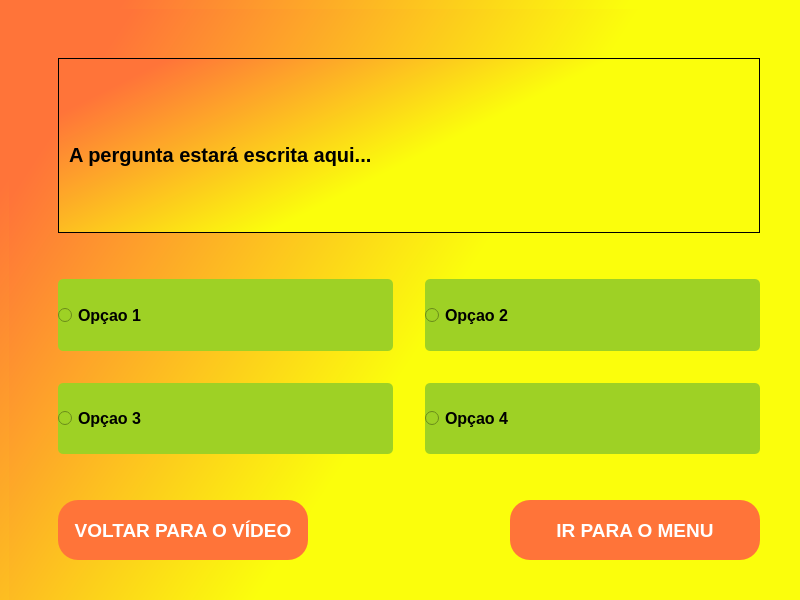
<?xml version="1.0" encoding="UTF-8"?>
<ui version="4.0">
 <class>MainWindow</class>
 <widget class="QMainWindow" name="MainWindow">
  <property name="geometry">
   <rect>
    <x>0</x>
    <y>0</y>
    <width>800</width>
    <height>600</height>
   </rect>
  </property>
  <property name="minimumSize">
   <size>
    <width>800</width>
    <height>600</height>
   </size>
  </property>
  <property name="windowTitle">
   <string>MainWindow</string>
  </property>
  <property name="styleSheet">
   <string notr="true">background: qlineargradient(spread:pad, x1:0.605, y1:0.374591, x2:0.094, y2:0.125, stop:0 rgba(251, 254, 12, 255), stop:1 rgba(255, 116, 57, 255))</string>
  </property>
  <widget class="QWidget" name="centralwidget">
   <layout class="QGridLayout" name="gridLayout">
    <item row="1" column="1">
     <widget class="QStackedWidget" name="stackedWidget">
      <property name="minimumSize">
       <size>
        <width>800</width>
        <height>600</height>
       </size>
      </property>
      <property name="currentIndex">
       <number>3</number>
      </property>
      <widget class="QWidget" name="inicio">
       <layout class="QGridLayout" name="gridLayout_2">
        <item row="3" column="1" alignment="Qt::AlignBottom">
         <widget class="QPushButton" name="pushButton_som">
          <property name="sizePolicy">
           <sizepolicy hsizetype="Minimum" vsizetype="Fixed">
            <horstretch>0</horstretch>
            <verstretch>0</verstretch>
           </sizepolicy>
          </property>
          <property name="minimumSize">
           <size>
            <width>40</width>
            <height>40</height>
           </size>
          </property>
          <property name="maximumSize">
           <size>
            <width>40</width>
            <height>40</height>
           </size>
          </property>
          <property name="cursor">
           <cursorShape>PointingHandCursor</cursorShape>
          </property>
          <property name="layoutDirection">
           <enum>Qt::LeftToRight</enum>
          </property>
          <property name="styleSheet">
           <string notr="true">QPushButton {
	background-color: #FF7439;
	border-radius: 15px;
	border: none;
}

QPushButton:pressed {
	background-color: #c8592d;
}

QPushButton:hover {
	background-color: #c8592d;
}</string>
          </property>
          <property name="text">
           <string/>
          </property>
         </widget>
        </item>
        <item row="2" column="7" alignment="Qt::AlignVCenter">
         <widget class="QLabel" name="label">
          <property name="sizePolicy">
           <sizepolicy hsizetype="Preferred" vsizetype="Preferred">
            <horstretch>0</horstretch>
            <verstretch>0</verstretch>
           </sizepolicy>
          </property>
          <property name="minimumSize">
           <size>
            <width>241</width>
            <height>0</height>
           </size>
          </property>
          <property name="maximumSize">
           <size>
            <width>241</width>
            <height>332</height>
           </size>
          </property>
          <property name="text">
           <string/>
          </property>
          <property name="pixmap">
           <pixmap resource="recursos.qrc">:/imagens/assets/gamellito.png</pixmap>
          </property>
          <property name="scaledContents">
           <bool>true</bool>
          </property>
         </widget>
        </item>
        <item row="2" column="8">
         <spacer name="horizontalSpacer_inicial_2">
          <property name="orientation">
           <enum>Qt::Horizontal</enum>
          </property>
          <property name="sizeType">
           <enum>QSizePolicy::Expanding</enum>
          </property>
          <property name="sizeHint" stdset="0">
           <size>
            <width>40</width>
            <height>20</height>
           </size>
          </property>
         </spacer>
        </item>
        <item row="2" column="3">
         <spacer name="horizontalSpacer_inicial_3">
          <property name="orientation">
           <enum>Qt::Horizontal</enum>
          </property>
          <property name="sizeHint" stdset="0">
           <size>
            <width>40</width>
            <height>20</height>
           </size>
          </property>
         </spacer>
        </item>
        <item row="2" column="2">
         <layout class="QVBoxLayout" name="verticalLayout">
          <property name="spacing">
           <number>60</number>
          </property>
          <item>
           <widget class="QPushButton" name="pushButton_iniciar">
            <property name="sizePolicy">
             <sizepolicy hsizetype="Expanding" vsizetype="MinimumExpanding">
              <horstretch>0</horstretch>
              <verstretch>0</verstretch>
             </sizepolicy>
            </property>
            <property name="minimumSize">
             <size>
              <width>320</width>
              <height>60</height>
             </size>
            </property>
            <property name="maximumSize">
             <size>
              <width>320</width>
              <height>60</height>
             </size>
            </property>
            <property name="font">
             <font>
              <family>Segoe UI</family>
              <pointsize>18</pointsize>
              <weight>75</weight>
              <bold>true</bold>
             </font>
            </property>
            <property name="cursor">
             <cursorShape>PointingHandCursor</cursorShape>
            </property>
            <property name="styleSheet">
             <string notr="true">QPushButton {
	background-color: #FF7439;
	border: none;
	border-radius: 20px;
	color: #fff;
}

QPushButton:pressed {
	background-color: #c8592d;
}

QPushButton:hover {
	background-color: #c8592d;
}</string>
            </property>
            <property name="text">
             <string>INICIAR</string>
            </property>
            <property name="flat">
             <bool>false</bool>
            </property>
           </widget>
          </item>
          <item>
           <widget class="QPushButton" name="pushButton_configurar">
            <property name="sizePolicy">
             <sizepolicy hsizetype="Expanding" vsizetype="MinimumExpanding">
              <horstretch>0</horstretch>
              <verstretch>0</verstretch>
             </sizepolicy>
            </property>
            <property name="minimumSize">
             <size>
              <width>320</width>
              <height>60</height>
             </size>
            </property>
            <property name="maximumSize">
             <size>
              <width>320</width>
              <height>60</height>
             </size>
            </property>
            <property name="sizeIncrement">
             <size>
              <width>0</width>
              <height>2</height>
             </size>
            </property>
            <property name="font">
             <font>
              <pointsize>18</pointsize>
              <weight>75</weight>
              <bold>true</bold>
             </font>
            </property>
            <property name="cursor">
             <cursorShape>PointingHandCursor</cursorShape>
            </property>
            <property name="styleSheet">
             <string notr="true">QPushButton {
	background-color: #FF7439;
	border: none;
	border-radius: 20px;
	color: #fff;
}

QPushButton:pressed {
	background-color: #c8592d;
}

QPushButton:hover {
	background-color: #c8592d;
}</string>
            </property>
            <property name="text">
             <string>CONFIGURAR</string>
            </property>
           </widget>
          </item>
          <item>
           <widget class="QPushButton" name="pushButton_sobre">
            <property name="sizePolicy">
             <sizepolicy hsizetype="Expanding" vsizetype="MinimumExpanding">
              <horstretch>0</horstretch>
              <verstretch>0</verstretch>
             </sizepolicy>
            </property>
            <property name="minimumSize">
             <size>
              <width>320</width>
              <height>60</height>
             </size>
            </property>
            <property name="maximumSize">
             <size>
              <width>320</width>
              <height>60</height>
             </size>
            </property>
            <property name="font">
             <font>
              <pointsize>18</pointsize>
              <weight>75</weight>
              <bold>true</bold>
             </font>
            </property>
            <property name="cursor">
             <cursorShape>PointingHandCursor</cursorShape>
            </property>
            <property name="styleSheet">
             <string notr="true">QPushButton {
	background-color: #FF7439;
	border-radius: 20px;
	border: none;
	color: #fff;
}

QPushButton:pressed {
	background-color: #c8592d;
}

QPushButton:hover {
	background-color: #c8592d;
}</string>
            </property>
            <property name="text">
             <string>SOBRE</string>
            </property>
           </widget>
          </item>
          <item>
           <widget class="QPushButton" name="pushButton_sair">
            <property name="sizePolicy">
             <sizepolicy hsizetype="Expanding" vsizetype="MinimumExpanding">
              <horstretch>0</horstretch>
              <verstretch>0</verstretch>
             </sizepolicy>
            </property>
            <property name="minimumSize">
             <size>
              <width>320</width>
              <height>60</height>
             </size>
            </property>
            <property name="maximumSize">
             <size>
              <width>320</width>
              <height>60</height>
             </size>
            </property>
            <property name="font">
             <font>
              <pointsize>18</pointsize>
              <weight>75</weight>
              <bold>true</bold>
             </font>
            </property>
            <property name="cursor">
             <cursorShape>PointingHandCursor</cursorShape>
            </property>
            <property name="styleSheet">
             <string notr="true">QPushButton {
	background-color: #FF7439;
	border-radius: 20px;
	border: none;
	color: #fff;
}

QPushButton:pressed {
	background-color: #c8592d;
}

QPushButton:hover {
	background-color: #c8592d;
}</string>
            </property>
            <property name="text">
             <string>SAIR</string>
            </property>
           </widget>
          </item>
         </layout>
        </item>
        <item row="3" column="2">
         <spacer name="verticalSpacer_inicial">
          <property name="orientation">
           <enum>Qt::Vertical</enum>
          </property>
          <property name="sizeType">
           <enum>QSizePolicy::Expanding</enum>
          </property>
          <property name="sizeHint" stdset="0">
           <size>
            <width>20</width>
            <height>40</height>
           </size>
          </property>
         </spacer>
        </item>
        <item row="2" column="1">
         <spacer name="horizontalSpacer_inicial">
          <property name="orientation">
           <enum>Qt::Horizontal</enum>
          </property>
          <property name="sizeType">
           <enum>QSizePolicy::Expanding</enum>
          </property>
          <property name="sizeHint" stdset="0">
           <size>
            <width>40</width>
            <height>20</height>
           </size>
          </property>
         </spacer>
        </item>
        <item row="0" column="2">
         <spacer name="verticalSpacer_inicial_2">
          <property name="orientation">
           <enum>Qt::Vertical</enum>
          </property>
          <property name="sizeType">
           <enum>QSizePolicy::Expanding</enum>
          </property>
          <property name="sizeHint" stdset="0">
           <size>
            <width>20</width>
            <height>40</height>
           </size>
          </property>
         </spacer>
        </item>
       </layout>
      </widget>
      <widget class="QWidget" name="sobre">
       <layout class="QGridLayout" name="gridLayout_3">
        <item row="0" column="2">
         <spacer name="verticalSpacer_sobre">
          <property name="orientation">
           <enum>Qt::Vertical</enum>
          </property>
          <property name="sizeHint" stdset="0">
           <size>
            <width>20</width>
            <height>40</height>
           </size>
          </property>
         </spacer>
        </item>
        <item row="1" column="2" alignment="Qt::AlignHCenter">
         <widget class="QPushButton" name="pushButton_versao_qt">
          <property name="minimumSize">
           <size>
            <width>320</width>
            <height>60</height>
           </size>
          </property>
          <property name="font">
           <font>
            <pointsize>18</pointsize>
            <weight>75</weight>
            <bold>true</bold>
           </font>
          </property>
          <property name="cursor">
           <cursorShape>PointingHandCursor</cursorShape>
          </property>
          <property name="styleSheet">
           <string notr="true">QPushButton {
	background-color: #FF7439;
	border-radius: 20px;
	border: none;
	color: #fff;
}

QPushButton:pressed {
	background-color: #c8592d;
}

QPushButton:hover {
	background-color: #c8592d;
}</string>
          </property>
          <property name="text">
           <string>VERSÃO DA FERRAMENTA</string>
          </property>
         </widget>
        </item>
        <item row="2" column="2">
         <spacer name="verticalSpacer_sobre_2">
          <property name="orientation">
           <enum>Qt::Vertical</enum>
          </property>
          <property name="sizeType">
           <enum>QSizePolicy::Minimum</enum>
          </property>
          <property name="sizeHint" stdset="0">
           <size>
            <width>20</width>
            <height>40</height>
           </size>
          </property>
         </spacer>
        </item>
        <item row="1" column="1">
         <spacer name="horizontalSpacer_sobre">
          <property name="orientation">
           <enum>Qt::Horizontal</enum>
          </property>
          <property name="sizeType">
           <enum>QSizePolicy::Preferred</enum>
          </property>
          <property name="sizeHint" stdset="0">
           <size>
            <width>40</width>
            <height>20</height>
           </size>
          </property>
         </spacer>
        </item>
        <item row="1" column="3">
         <spacer name="horizontalSpacer_sobre_2">
          <property name="orientation">
           <enum>Qt::Horizontal</enum>
          </property>
          <property name="sizeType">
           <enum>QSizePolicy::Maximum</enum>
          </property>
          <property name="sizeHint" stdset="0">
           <size>
            <width>350</width>
            <height>20</height>
           </size>
          </property>
         </spacer>
        </item>
        <item row="2" column="1">
         <widget class="QLabel" name="label_versao_soft">
          <property name="sizePolicy">
           <sizepolicy hsizetype="Preferred" vsizetype="Fixed">
            <horstretch>0</horstretch>
            <verstretch>0</verstretch>
           </sizepolicy>
          </property>
          <property name="minimumSize">
           <size>
            <width>250</width>
            <height>60</height>
           </size>
          </property>
          <property name="maximumSize">
           <size>
            <width>250</width>
            <height>60</height>
           </size>
          </property>
          <property name="font">
           <font>
            <pointsize>12</pointsize>
            <weight>75</weight>
            <bold>true</bold>
           </font>
          </property>
          <property name="styleSheet">
           <string notr="true">background-color: none;</string>
          </property>
          <property name="text">
           <string>VERSÃO DO SOFTWARE: 1.0.0
2024</string>
          </property>
         </widget>
        </item>
        <item row="0" column="1" alignment="Qt::AlignTop">
         <widget class="QPushButton" name="pushButton_voltar_sobre">
          <property name="sizePolicy">
           <sizepolicy hsizetype="Expanding" vsizetype="MinimumExpanding">
            <horstretch>100</horstretch>
            <verstretch>0</verstretch>
           </sizepolicy>
          </property>
          <property name="minimumSize">
           <size>
            <width>120</width>
            <height>60</height>
           </size>
          </property>
          <property name="maximumSize">
           <size>
            <width>120</width>
            <height>60</height>
           </size>
          </property>
          <property name="font">
           <font>
            <pointsize>14</pointsize>
            <weight>75</weight>
            <bold>true</bold>
           </font>
          </property>
          <property name="cursor">
           <cursorShape>PointingHandCursor</cursorShape>
          </property>
          <property name="styleSheet">
           <string notr="true">QPushButton {
	background-color: #FF7439;
	border-radius: 20px;
	border: none;
	color: #fff;
}

QPushButton:hover {
	background-color: #c8592d;
}

QPushButton:pressed {
	background-color: #c8592d;
}</string>
          </property>
          <property name="text">
           <string>VOLTAR</string>
          </property>
         </widget>
        </item>
       </layout>
      </widget>
      <widget class="QWidget" name="configurar">
       <layout class="QGridLayout" name="gridLayout_4">
        <item row="0" column="0">
         <widget class="QPushButton" name="pushButton_voltar_configurar">
          <property name="sizePolicy">
           <sizepolicy hsizetype="Expanding" vsizetype="MinimumExpanding">
            <horstretch>0</horstretch>
            <verstretch>0</verstretch>
           </sizepolicy>
          </property>
          <property name="minimumSize">
           <size>
            <width>120</width>
            <height>60</height>
           </size>
          </property>
          <property name="maximumSize">
           <size>
            <width>120</width>
            <height>60</height>
           </size>
          </property>
          <property name="font">
           <font>
            <pointsize>14</pointsize>
            <weight>75</weight>
            <bold>true</bold>
           </font>
          </property>
          <property name="cursor">
           <cursorShape>PointingHandCursor</cursorShape>
          </property>
          <property name="styleSheet">
           <string notr="true">QPushButton {
	background-color: #FF7439;
	border-radius: 20px;
	border: none;
	color: #fff;
}

QPushButton:hover {
	background-color: #c8592d;
}

QPushButton:pressed {
	background-color: #c8592d;
}</string>
          </property>
          <property name="text">
           <string>VOLTAR</string>
          </property>
         </widget>
        </item>
        <item row="3" column="4">
         <spacer name="horizontalSpacer_configurar">
          <property name="orientation">
           <enum>Qt::Horizontal</enum>
          </property>
          <property name="sizeType">
           <enum>QSizePolicy::Minimum</enum>
          </property>
          <property name="sizeHint" stdset="0">
           <size>
            <width>120</width>
            <height>20</height>
           </size>
          </property>
         </spacer>
        </item>
        <item row="3" column="1">
         <widget class="QPushButton" name="pushButton_adicionar_video">
          <property name="sizePolicy">
           <sizepolicy hsizetype="Expanding" vsizetype="MinimumExpanding">
            <horstretch>100</horstretch>
            <verstretch>0</verstretch>
           </sizepolicy>
          </property>
          <property name="minimumSize">
           <size>
            <width>250</width>
            <height>60</height>
           </size>
          </property>
          <property name="maximumSize">
           <size>
            <width>250</width>
            <height>60</height>
           </size>
          </property>
          <property name="font">
           <font>
            <pointsize>14</pointsize>
            <weight>75</weight>
            <bold>true</bold>
           </font>
          </property>
          <property name="cursor">
           <cursorShape>PointingHandCursor</cursorShape>
          </property>
          <property name="styleSheet">
           <string notr="true">QPushButton {
	background-color: #FF7439;
	border-radius: 20px;
	border: none;
	color: #fff;
}

QPushButton:hover {
	background-color: #c8592d;
}

QPushButton:pressed {
	background-color: #c8592d;
}</string>
          </property>
          <property name="text">
           <string>ADICIONAR VÍDEO</string>
          </property>
         </widget>
        </item>
        <item row="1" column="1" colspan="3">
         <widget class="QScrollArea" name="scrollArea">
          <property name="styleSheet">
           <string notr="true">background-color: rgb(255, 203, 16);</string>
          </property>
          <property name="widgetResizable">
           <bool>true</bool>
          </property>
          <widget class="QWidget" name="scrollAreaWidgetContents">
           <property name="geometry">
            <rect>
             <x>0</x>
             <y>0</y>
             <width>528</width>
             <height>356</height>
            </rect>
           </property>
          </widget>
         </widget>
        </item>
        <item row="3" column="3">
         <widget class="QPushButton" name="pushButton_adicionar_pergunta">
          <property name="sizePolicy">
           <sizepolicy hsizetype="Expanding" vsizetype="MinimumExpanding">
            <horstretch>100</horstretch>
            <verstretch>0</verstretch>
           </sizepolicy>
          </property>
          <property name="minimumSize">
           <size>
            <width>250</width>
            <height>60</height>
           </size>
          </property>
          <property name="maximumSize">
           <size>
            <width>250</width>
            <height>60</height>
           </size>
          </property>
          <property name="font">
           <font>
            <pointsize>14</pointsize>
            <weight>75</weight>
            <bold>true</bold>
           </font>
          </property>
          <property name="cursor">
           <cursorShape>PointingHandCursor</cursorShape>
          </property>
          <property name="styleSheet">
           <string notr="true">QPushButton {
	background-color: #FF7439;
	border-radius: 20px;
	border: none;
	color: #fff;
}

QPushButton:hover {
	background-color: #c8592d;
}

QPushButton:pressed {
	background-color: #c8592d;
}</string>
          </property>
          <property name="text">
           <string>ADICIONAR PERGUNTA</string>
          </property>
         </widget>
        </item>
        <item row="3" column="0">
         <spacer name="horizontalSpacer_configurar_2">
          <property name="orientation">
           <enum>Qt::Horizontal</enum>
          </property>
          <property name="sizeType">
           <enum>QSizePolicy::Minimum</enum>
          </property>
          <property name="sizeHint" stdset="0">
           <size>
            <width>120</width>
            <height>20</height>
           </size>
          </property>
         </spacer>
        </item>
        <item row="3" column="2">
         <spacer name="horizontalSpacer_configurar_3">
          <property name="orientation">
           <enum>Qt::Horizontal</enum>
          </property>
          <property name="sizeType">
           <enum>QSizePolicy::Expanding</enum>
          </property>
          <property name="sizeHint" stdset="0">
           <size>
            <width>40</width>
            <height>20</height>
           </size>
          </property>
         </spacer>
        </item>
        <item row="2" column="1">
         <spacer name="verticalSpacer_configurar">
          <property name="orientation">
           <enum>Qt::Vertical</enum>
          </property>
          <property name="sizeType">
           <enum>QSizePolicy::Minimum</enum>
          </property>
          <property name="sizeHint" stdset="0">
           <size>
            <width>20</width>
            <height>40</height>
           </size>
          </property>
         </spacer>
        </item>
        <item row="4" column="1">
         <spacer name="verticalSpacer_configurar_2">
          <property name="orientation">
           <enum>Qt::Vertical</enum>
          </property>
          <property name="sizeType">
           <enum>QSizePolicy::Minimum</enum>
          </property>
          <property name="sizeHint" stdset="0">
           <size>
            <width>20</width>
            <height>40</height>
           </size>
          </property>
         </spacer>
        </item>
       </layout>
      </widget>
      <widget class="QWidget" name="iniciar">
       <layout class="QGridLayout" name="gridLayout_6">
        <item row="2" column="2">
         <spacer name="verticalSpacer_2">
          <property name="orientation">
           <enum>Qt::Vertical</enum>
          </property>
          <property name="sizeType">
           <enum>QSizePolicy::Minimum</enum>
          </property>
          <property name="sizeHint" stdset="0">
           <size>
            <width>20</width>
            <height>40</height>
           </size>
          </property>
         </spacer>
        </item>
        <item row="5" column="2">
         <widget class="QPushButton" name="pushButton_voltar_video">
          <property name="sizePolicy">
           <sizepolicy hsizetype="Expanding" vsizetype="MinimumExpanding">
            <horstretch>0</horstretch>
            <verstretch>0</verstretch>
           </sizepolicy>
          </property>
          <property name="minimumSize">
           <size>
            <width>250</width>
            <height>60</height>
           </size>
          </property>
          <property name="maximumSize">
           <size>
            <width>250</width>
            <height>60</height>
           </size>
          </property>
          <property name="font">
           <font>
            <pointsize>14</pointsize>
            <weight>75</weight>
            <bold>true</bold>
           </font>
          </property>
          <property name="cursor">
           <cursorShape>PointingHandCursor</cursorShape>
          </property>
          <property name="styleSheet">
           <string notr="true">QPushButton {
	background-color: #FF7439;
	border-radius: 20px;
	border: none;
	color: #fff;
}

QPushButton:hover {
	background-color: #c8592d;
}

QPushButton:pressed {
	background-color: #c8592d;
}</string>
          </property>
          <property name="text">
           <string>VOLTAR PARA O VÍDEO</string>
          </property>
         </widget>
        </item>
        <item row="4" column="2">
         <spacer name="verticalSpacer">
          <property name="orientation">
           <enum>Qt::Vertical</enum>
          </property>
          <property name="sizeType">
           <enum>QSizePolicy::Minimum</enum>
          </property>
          <property name="sizeHint" stdset="0">
           <size>
            <width>20</width>
            <height>40</height>
           </size>
          </property>
         </spacer>
        </item>
        <item row="0" column="2">
         <spacer name="verticalSpacer_4">
          <property name="orientation">
           <enum>Qt::Vertical</enum>
          </property>
          <property name="sizeType">
           <enum>QSizePolicy::Minimum</enum>
          </property>
          <property name="sizeHint" stdset="0">
           <size>
            <width>20</width>
            <height>40</height>
           </size>
          </property>
         </spacer>
        </item>
        <item row="5" column="4">
         <widget class="QPushButton" name="pushButton_voltar_iniciar">
          <property name="sizePolicy">
           <sizepolicy hsizetype="Expanding" vsizetype="MinimumExpanding">
            <horstretch>0</horstretch>
            <verstretch>0</verstretch>
           </sizepolicy>
          </property>
          <property name="minimumSize">
           <size>
            <width>250</width>
            <height>60</height>
           </size>
          </property>
          <property name="maximumSize">
           <size>
            <width>250</width>
            <height>60</height>
           </size>
          </property>
          <property name="font">
           <font>
            <pointsize>14</pointsize>
            <weight>75</weight>
            <bold>true</bold>
           </font>
          </property>
          <property name="cursor">
           <cursorShape>PointingHandCursor</cursorShape>
          </property>
          <property name="styleSheet">
           <string notr="true">QPushButton {
	background-color: #FF7439;
	border-radius: 20px;
	border: none;
	color: #fff;
}

QPushButton:hover {
	background-color: #c8592d;
}

QPushButton:pressed {
	background-color: #c8592d;
}</string>
          </property>
          <property name="text">
           <string>IR PARA O MENU</string>
          </property>
         </widget>
        </item>
        <item row="1" column="1">
         <spacer name="horizontalSpacer">
          <property name="orientation">
           <enum>Qt::Horizontal</enum>
          </property>
          <property name="sizeType">
           <enum>QSizePolicy::Minimum</enum>
          </property>
          <property name="sizeHint" stdset="0">
           <size>
            <width>40</width>
            <height>20</height>
           </size>
          </property>
         </spacer>
        </item>
        <item row="6" column="2">
         <spacer name="verticalSpacer_3">
          <property name="orientation">
           <enum>Qt::Vertical</enum>
          </property>
          <property name="sizeType">
           <enum>QSizePolicy::Minimum</enum>
          </property>
          <property name="sizeHint" stdset="0">
           <size>
            <width>20</width>
            <height>40</height>
           </size>
          </property>
         </spacer>
        </item>
        <item row="3" column="2" colspan="3">
         <layout class="QGridLayout" name="gridLayout_5">
          <property name="spacing">
           <number>2</number>
          </property>
          <item row="0" column="2">
           <widget class="QRadioButton" name="radioButton_opcao2">
            <property name="sizePolicy">
             <sizepolicy hsizetype="Expanding" vsizetype="Expanding">
              <horstretch>0</horstretch>
              <verstretch>0</verstretch>
             </sizepolicy>
            </property>
            <property name="minimumSize">
             <size>
              <width>250</width>
              <height>60</height>
             </size>
            </property>
            <property name="baseSize">
             <size>
              <width>10</width>
              <height>0</height>
             </size>
            </property>
            <property name="font">
             <font>
              <pointsize>12</pointsize>
              <weight>75</weight>
              <bold>true</bold>
             </font>
            </property>
            <property name="cursor">
             <cursorShape>PointingHandCursor</cursorShape>
            </property>
            <property name="tabletTracking">
             <bool>true</bool>
            </property>
            <property name="focusPolicy">
             <enum>Qt::TabFocus</enum>
            </property>
            <property name="acceptDrops">
             <bool>true</bool>
            </property>
            <property name="layoutDirection">
             <enum>Qt::LeftToRight</enum>
            </property>
            <property name="autoFillBackground">
             <bool>false</bool>
            </property>
            <property name="styleSheet">
             <string notr="true">background-color: #9ED125;
border-radius: 5px;</string>
            </property>
            <property name="inputMethodHints">
             <set>Qt::ImhNone</set>
            </property>
            <property name="text">
             <string>Opçao 2</string>
            </property>
            <property name="iconSize">
             <size>
              <width>40</width>
              <height>40</height>
             </size>
            </property>
            <property name="checkable">
             <bool>true</bool>
            </property>
           </widget>
          </item>
          <item row="2" column="1">
           <spacer name="horizontalSpacer_4">
            <property name="orientation">
             <enum>Qt::Horizontal</enum>
            </property>
            <property name="sizeType">
             <enum>QSizePolicy::Preferred</enum>
            </property>
            <property name="sizeHint" stdset="0">
             <size>
              <width>30</width>
              <height>5</height>
             </size>
            </property>
           </spacer>
          </item>
          <item row="2" column="0">
           <widget class="QRadioButton" name="radioButton_opcao3">
            <property name="sizePolicy">
             <sizepolicy hsizetype="Expanding" vsizetype="Expanding">
              <horstretch>0</horstretch>
              <verstretch>0</verstretch>
             </sizepolicy>
            </property>
            <property name="minimumSize">
             <size>
              <width>320</width>
              <height>60</height>
             </size>
            </property>
            <property name="baseSize">
             <size>
              <width>10</width>
              <height>0</height>
             </size>
            </property>
            <property name="font">
             <font>
              <pointsize>12</pointsize>
              <weight>75</weight>
              <bold>true</bold>
             </font>
            </property>
            <property name="cursor">
             <cursorShape>PointingHandCursor</cursorShape>
            </property>
            <property name="tabletTracking">
             <bool>true</bool>
            </property>
            <property name="focusPolicy">
             <enum>Qt::TabFocus</enum>
            </property>
            <property name="acceptDrops">
             <bool>true</bool>
            </property>
            <property name="layoutDirection">
             <enum>Qt::LeftToRight</enum>
            </property>
            <property name="autoFillBackground">
             <bool>false</bool>
            </property>
            <property name="styleSheet">
             <string notr="true">background-color: #9ED125;
border-radius: 5px;</string>
            </property>
            <property name="inputMethodHints">
             <set>Qt::ImhNone</set>
            </property>
            <property name="text">
             <string>Opçao 3</string>
            </property>
            <property name="iconSize">
             <size>
              <width>40</width>
              <height>40</height>
             </size>
            </property>
            <property name="checkable">
             <bool>true</bool>
            </property>
           </widget>
          </item>
          <item row="2" column="2">
           <widget class="QRadioButton" name="radioButton_opcao4">
            <property name="sizePolicy">
             <sizepolicy hsizetype="Preferred" vsizetype="Expanding">
              <horstretch>0</horstretch>
              <verstretch>0</verstretch>
             </sizepolicy>
            </property>
            <property name="minimumSize">
             <size>
              <width>320</width>
              <height>60</height>
             </size>
            </property>
            <property name="baseSize">
             <size>
              <width>10</width>
              <height>0</height>
             </size>
            </property>
            <property name="font">
             <font>
              <pointsize>12</pointsize>
              <weight>75</weight>
              <bold>true</bold>
             </font>
            </property>
            <property name="cursor">
             <cursorShape>PointingHandCursor</cursorShape>
            </property>
            <property name="tabletTracking">
             <bool>true</bool>
            </property>
            <property name="focusPolicy">
             <enum>Qt::TabFocus</enum>
            </property>
            <property name="acceptDrops">
             <bool>true</bool>
            </property>
            <property name="layoutDirection">
             <enum>Qt::LeftToRight</enum>
            </property>
            <property name="autoFillBackground">
             <bool>false</bool>
            </property>
            <property name="styleSheet">
             <string notr="true">background-color: #9ED125;
border-radius: 5px;</string>
            </property>
            <property name="inputMethodHints">
             <set>Qt::ImhNone</set>
            </property>
            <property name="text">
             <string>Opçao 4</string>
            </property>
            <property name="iconSize">
             <size>
              <width>40</width>
              <height>40</height>
             </size>
            </property>
            <property name="checkable">
             <bool>true</bool>
            </property>
           </widget>
          </item>
          <item row="0" column="0">
           <widget class="QRadioButton" name="radioButton_opcao1">
            <property name="sizePolicy">
             <sizepolicy hsizetype="Expanding" vsizetype="Expanding">
              <horstretch>0</horstretch>
              <verstretch>0</verstretch>
             </sizepolicy>
            </property>
            <property name="minimumSize">
             <size>
              <width>250</width>
              <height>60</height>
             </size>
            </property>
            <property name="baseSize">
             <size>
              <width>10</width>
              <height>0</height>
             </size>
            </property>
            <property name="font">
             <font>
              <pointsize>12</pointsize>
              <weight>75</weight>
              <bold>true</bold>
             </font>
            </property>
            <property name="cursor">
             <cursorShape>PointingHandCursor</cursorShape>
            </property>
            <property name="tabletTracking">
             <bool>true</bool>
            </property>
            <property name="focusPolicy">
             <enum>Qt::TabFocus</enum>
            </property>
            <property name="acceptDrops">
             <bool>true</bool>
            </property>
            <property name="layoutDirection">
             <enum>Qt::LeftToRight</enum>
            </property>
            <property name="autoFillBackground">
             <bool>false</bool>
            </property>
            <property name="styleSheet">
             <string notr="true">background-color: #9ED125;
border-radius: 5px;</string>
            </property>
            <property name="inputMethodHints">
             <set>Qt::ImhNone</set>
            </property>
            <property name="text">
             <string>Opçao 1</string>
            </property>
            <property name="iconSize">
             <size>
              <width>40</width>
              <height>40</height>
             </size>
            </property>
            <property name="checkable">
             <bool>true</bool>
            </property>
           </widget>
          </item>
          <item row="1" column="0">
           <spacer name="verticalSpacer_5">
            <property name="orientation">
             <enum>Qt::Vertical</enum>
            </property>
            <property name="sizeType">
             <enum>QSizePolicy::Preferred</enum>
            </property>
            <property name="sizeHint" stdset="0">
             <size>
              <width>5</width>
              <height>30</height>
             </size>
            </property>
           </spacer>
          </item>
         </layout>
        </item>
        <item row="5" column="5">
         <spacer name="horizontalSpacer_2">
          <property name="orientation">
           <enum>Qt::Horizontal</enum>
          </property>
          <property name="sizeType">
           <enum>QSizePolicy::Minimum</enum>
          </property>
          <property name="sizeHint" stdset="0">
           <size>
            <width>40</width>
            <height>20</height>
           </size>
          </property>
         </spacer>
        </item>
        <item row="1" column="2" colspan="3">
         <widget class="QScrollArea" name="scrollArea_2">
          <property name="widgetResizable">
           <bool>true</bool>
          </property>
          <widget class="QWidget" name="scrollAreaWidgetContents_2">
           <property name="geometry">
            <rect>
             <x>0</x>
             <y>0</y>
             <width>688</width>
             <height>161</height>
            </rect>
           </property>
           <widget class="QLabel" name="label_pergunta">
            <property name="geometry">
             <rect>
              <x>10</x>
              <y>10</y>
              <width>531</width>
              <height>171</height>
             </rect>
            </property>
            <property name="sizePolicy">
             <sizepolicy hsizetype="Expanding" vsizetype="Expanding">
              <horstretch>0</horstretch>
              <verstretch>0</verstretch>
             </sizepolicy>
            </property>
            <property name="font">
             <font>
              <pointsize>15</pointsize>
              <weight>75</weight>
              <bold>true</bold>
             </font>
            </property>
            <property name="styleSheet">
             <string notr="true">background-color: none;</string>
            </property>
            <property name="text">
             <string>A pergunta estará escrita aqui...</string>
            </property>
           </widget>
          </widget>
         </widget>
        </item>
        <item row="5" column="3">
         <spacer name="horizontalSpacer_3">
          <property name="orientation">
           <enum>Qt::Horizontal</enum>
          </property>
          <property name="sizeHint" stdset="0">
           <size>
            <width>40</width>
            <height>20</height>
           </size>
          </property>
         </spacer>
        </item>
       </layout>
      </widget>
     </widget>
    </item>
   </layout>
  </widget>
 </widget>
 <resources>
  <include location="recursos.qrc"/>
 </resources>
 <connections/>
</ui>
